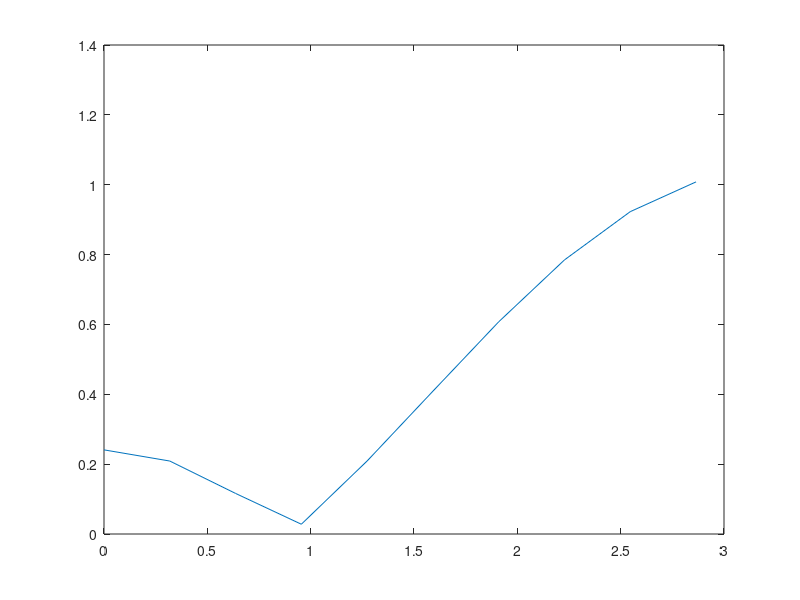
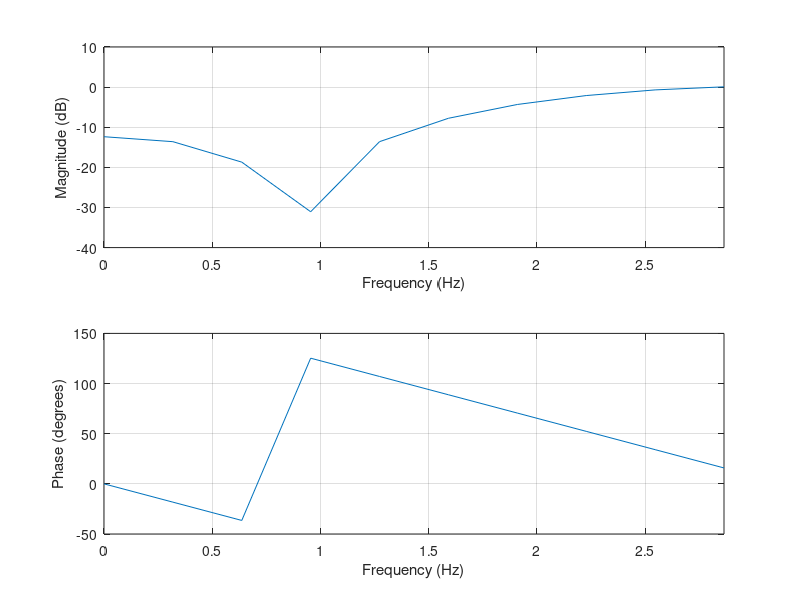

These figures' MATLAB source, in order: (Note: this script raises an error after producing the figures.)
% Ejemplo 6: filtro muesca de segundo orden
% Ceros en e^jw, e^-jw, con w=0.9
% 
% H(z) = 1 - 2*cos(w0)*z^-1 + z^-2
%
% Por Juan Carlos Rojas

w = 0: 1/pi: pi

w0 = 0.9;
b0 = 1/pi;

b = b0.*[1 -2*cos(w0) 1];
a = [1];
[h] = freqz(b, a, w);

% Graficar la magnitud en escala lineal
figure();
plot(w, abs(h));

% Graficar el diagrama de Bode (en dB) y la fase
figure();
freqz_plot(w, h);

% Graficar polos y ceros en el plano Z
plot_poles_zeros(b, a);

